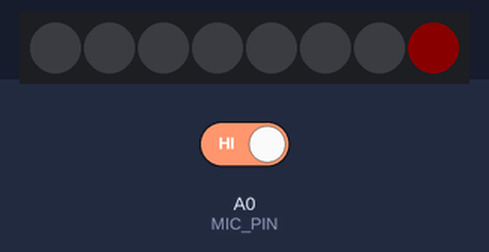
A program run on a simulated Arduino Uno, built with avr-gcc and run on an emulated ATmega328P. Parts: 8 RGB LEDs in strip order, left to right. The test bench sets the inputs (shaded band); at power-on: A0 (MIC_PIN) HIGH. Dim RGB values are drawn brighter than linear; what the program prints to the serial monitor is not drawn.

Above: at 0.71 s.
2.1 s: A0 (MIC_PIN) driven LOW
At 2.35 s:
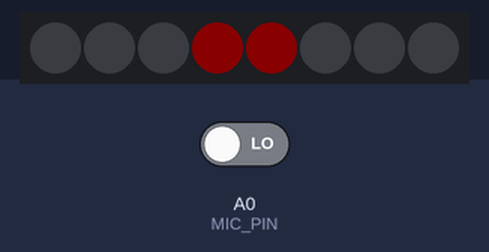
4.3 s: A0 (MIC_PIN) driven HIGH
At 4.3 s:
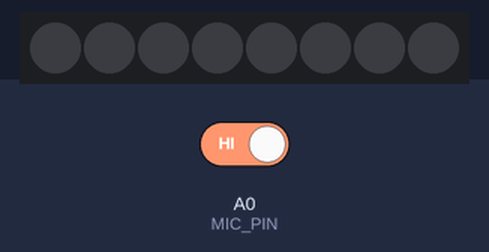
Timing chart, 0 to 7.3 s (numbered marks = the images above; inputs shaded):
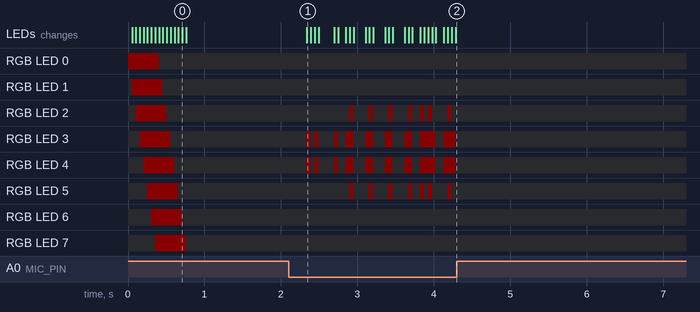

Measured:
- after the input at 2.1 s, the LEDs: change after 0.24 s (image 1)
- after the input at 4.3 s, every drawn part: stays the same

The program:

main.cpp
```cpp
#include <Arduino.h>
#include <FastLED.h>
#include <config.h>
// add power lib support to shutdown after a while

CRGB dots[LED_COUNT];

void setup()
{
  DEBUG_BEGIN(9600);
  DEBUG_PRINTLN(F("Initializing..."));
  pinMode(MIC_PIN, INPUT);

  // we need to disable all the other input to save battery
  FastLED.addLeds<WS2812, LED_PIN, GRB>(dots, LED_COUNT);
  FastLED.setBrightness(LED_BRIGHTNESS);

  // testing leds
  for (unsigned char j = 0; j < 2; j++)
  {
    for (unsigned char i = 0; i < LED_COUNT; i++)
    {
      dots[i] = (j == 0) ? CRGB::Red : CRGB::Black;
      FastLED.show();
      delay(50);
    }
  }
}

void loop()
{
#if defined(MAX4466)
  amplitude();
#else
  peak();
#endif
}

void updateDots(unsigned char value)
{
  for (unsigned char i = 0; i < LED_COUNT; i++)
  {
    dots[i] = (animations[value] & (1 << i)) ? CRGB::Red : CRGB::Black;
  }

  FastLED.show();
}

#if !defined(MAX4466)
unsigned int sample;

void peak()
{
  unsigned long startMillis = millis(); // Start of sample window
  unsigned int peakToPeak = 0;          // peak-to-peak level

  unsigned int signalMax = LOUD_MIN;
  unsigned int signalMin = LOUD_MAX;

  // collect data for 50 mS
  while (millis() - startMillis < SAMPLE_WINDOW)
  {
    sample = analogRead(A0);
    if (sample < LOUD_MAX) // toss out spurious readings
    {
      if (sample > signalMax)
      {
        signalMax = sample; // save just the max levels
      }
      else if (sample < signalMin)
      {
        signalMin = sample; // save just the min levels
      }
    }
  }

  peakToPeak = signalMax - signalMin;           // max - min = peak-peak amplitude
  double volts = (peakToPeak * 5.0) / LOUD_MAX; // convert to volts

  Serial.println(volts);
}
#endif

#if defined(MAX4466)
unsigned long lastSampleTime = 0;
unsigned long buffer = 0;

void amplitude()
{
  unsigned long now = millis();

  if (digitalRead(MIC_PIN) == LOW)
  {
    buffer++;
  }

  if ((now - lastSampleTime) > SAMPLE_WINDOW)
  {
    unsigned char value = map(constrain(buffer, LOUD_MIN, LOUD_MAX), LOUD_MIN, LOUD_MAX, 0, LED_COUNT / 2);
    updateDots(value);

    buffer = 0;
    lastSampleTime = now;
  }
}
#endif
```

config.h
```cpp
#define LED_COUNT      8
#define LED_BRIGHTNESS 10
#define MAX4466

#if defined(MAX4466)
  #define SAMPLE_WINDOW  50 // sample window width in mS (50 mS = 20Hz)
  #define LOUD_MIN       0
  #define LOUD_MAX       1024
#else
  #define SAMPLE_WINDOW  10 // on attiny85 8 mhz is not working as expected
  #define LOUD_MIN       0
  #define LOUD_MAX       800
#endif

#if defined (ARDUINO_AVR_ATTINYX5) || defined (ARDUINO_AVR_TRINKET3)
  #define LED_PIN        1
  #define MIC_PIN        0
#elif defined (ARDUINO_AVR_ATmega328P) || defined (ARDUINO_AVR_UNO)
  #define LED_PIN        4
  // #define MIC_PIN        8  // use this when you are using simple mic sensor
  #define MIC_PIN        A0
  #define DEBUG
#endif

#if defined(DEBUG)
  #define DEBUG_BEGIN(baudrate) Serial.begin(baudrate);
  #define DEBUG_PRINT(msg) Serial.print(msg);
  #define DEBUG_PRINTLN(msg) Serial.println(msg);
#else
  #define DEBUG_BEGIN(baudrate)
  #define DEBUG_PRINT(msg)
  #define DEBUG_PRINTLN(msg)
#endif

const unsigned char animations[LED_COUNT + 1] = {
  0x00, // 0 = [ ] [ ] [ ] [ ] [ ] [ ] [ ] [ ]
  0x18, // 1 = [ ] [ ] [ ] [X] [X] [ ] [ ] [ ]
  0x3C, // 2 = [ ] [ ] [X] [X] [X] [X] [ ] [ ]
  0x7E, // 3 = [ ] [X] [X] [X] [X] [X] [X] [ ]
  0xFF  // 4 = [X] [X] [X] [X] [X] [X] [X] [X]
};

/**
 * update leds
 */
void updateDots(unsigned char value);

#if defined(MAX4466)
void amplitude();
#else
void peak();
#endif
```
